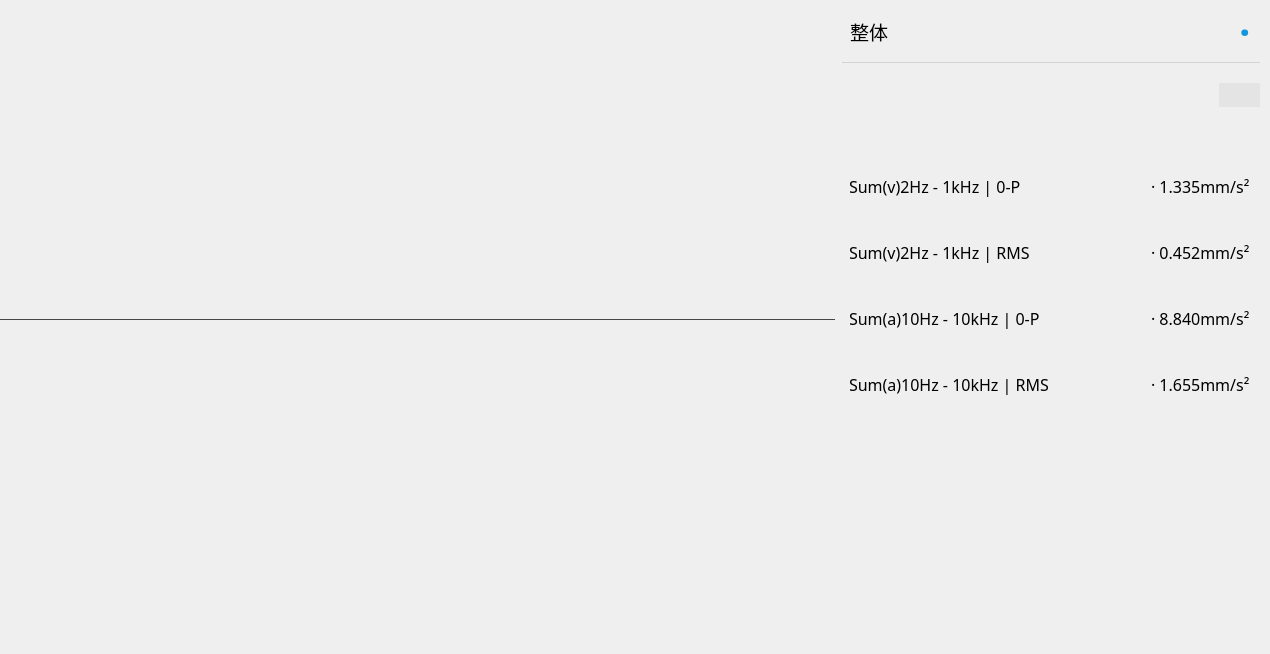
         <widget class="QWidget" name="graphWorkplace" native="true">
          <property name="styleSheet">
           <string notr="true">QWidget#graphWorkplace{
	background-color: rgb(228, 228, 228);
	border-radius: 5px;
}
</string>
          </property>
          <widget class="QWidget" name="horizontalLayoutWidget_4">
           <property name="geometry">
            <rect>
             <x>-1</x>
             <y>-1</y>
             <width>1261</width>
             <height>645</height>
            </rect>
           </property>
           <layout class="QHBoxLayout" name="horizontalLayout_5" stretch="4,2">
            <item>
             <widget class="QWidget" name="grapArea" native="true">
              <property name="maximumSize">
               <size>
                <width>16777215</width>
                <height>16777215</height>
               </size>
              </property>
              <widget class="QWidget" name="verticalLayoutWidget_3">
               <property name="geometry">
                <rect>
                 <x>-1</x>
                 <y>-2</y>
                 <width>837</width>
                 <height>645</height>
                </rect>
               </property>
               <layout class="QVBoxLayout" name="verticalLayout_2">
                <property name="spacing">
                 <number>0</number>
                </property>
                <item>
                 <widget class="QWidget" name="upGraph" native="true">
                  <property name="styleSheet">
                   <string notr="true">QWidget#upGraph{
	border-bottom: 1px solid rgb(70, 70, 70);
	
}</string>
                  </property>
                 </widget>
                </item>
                <item>
                 <widget class="QWidget" name="downGraph" native="true">
                  <property name="maximumSize">
                   <size>
                    <width>16777215</width>
                    <height>16777215</height>
                   </size>
                  </property>
                 </widget>
                </item>
               </layout>
              </widget>
             </widget>
            </item>
            <item>
             <widget class="QWidget" name="rangeValueArea" native="true">
              <widget class="QWidget" name="verticalLayoutWidget_4">
               <property name="geometry">
                <rect>
                 <x>-1</x>
                 <y>-1</y>
                 <width>421</width>
                 <height>646</height>
                </rect>
               </property>
               <layout class="QVBoxLayout" name="verticalLayout_3" stretch="1,1,8">
                <property name="spacing">
                 <number>0</number>
                </property>
                <item>
                 <widget class="QWidget" name="overallTitleContainer" native="true">
                  <property name="maximumSize">
                   <size>
                    <width>16777215</width>
                    <height>16777215</height>
                   </size>
                  </property>
                  <property name="styleSheet">
                   <string notr="true">QWidget#overallTitleContainer{
border-bottom: 1px solid lightgray;
}</string>
                  </property>
                  <widget class="QWidget" name="horizontalLayoutWidget_6">
                   <property name="geometry">
                    <rect>
                     <x>-1</x>
                     <y>0</y>
                     <width>421</width>
                     <height>66</height>
                    </rect>
                   </property>
                   <layout class="QHBoxLayout" name="horizontalLayout_3">
                    <property name="leftMargin">
                     <number>10</number>
                    </property>
                    <property name="rightMargin">
                     <number>10</number>
                    </property>
                    <item>
                     <widget class="QLabel" name="Title">
                      <property name="maximumSize">
                       <size>
                        <width>16777215</width>
                        <height>16777215</height>
                       </size>
                      </property>
                      <property name="font">
                       <font>
                        <family>微软雅黑</family>
                        <pointsize>14</pointsize>
                       </font>
                      </property>
                      <property name="text">
                       <string>整体</string>
                      </property>
                     </widget>
                    </item>
                    <item>
                     <spacer name="horizontalSpacer_3">
                      <property name="orientation">
                       <enum>Qt::Horizontal</enum>
                      </property>
                      <property name="sizeHint" stdset="0">
                       <size>
                        <width>40</width>
                        <height>20</height>
                       </size>
                      </property>
                     </spacer>
                    </item>
                    <item>
                     <widget class="QLabel" name="label">
                      <property name="maximumSize">
                       <size>
                        <width>16777215</width>
                        <height>16777215</height>
                       </size>
                      </property>
                      <property name="font">
                       <font>
                        <family>微软雅黑</family>
                        <pointsize>30</pointsize>
                        <weight>75</weight>
                        <bold>true</bold>
                       </font>
                      </property>
                      <property name="styleSheet">
                       <string notr="true">QLabel {
	color:rgb(18, 150, 219);
}</string>
                      </property>
                      <property name="text">
                       <string>·</string>
                      </property>
                     </widget>
                    </item>
                   </layout>
                  </widget>
                 </widget>
                </item>
                <item>
                 <widget class="QWidget" name="widget_3" native="true">
                  <widget class="QWidget" name="horizontalLayoutWidget_7">
                   <property name="geometry">
                    <rect>
                     <x>-1</x>
                     <y>-1</y>
                     <width>421</width>
                     <height>66</height>
                    </rect>
                   </property>
                   <layout class="QHBoxLayout" name="horizontalLayout_4">
                    <item>
                     <spacer name="horizontalSpacer_4">
                      <property name="orientation">
                       <enum>Qt::Horizontal</enum>
                      </property>
                      <property name="sizeHint" stdset="0">
                       <size>
                        <width>40</width>
                        <height>20</height>
                       </size>
                      </property>
                     </spacer>
                    </item>
                    <item>
                     <widget class="QPushButton" name="sortButton">
                      <property name="maximumSize">
                       <size>
                        <width>16777215</width>
                        <height>16777215</height>
                       </size>
                      </property>
                      <property name="styleSheet">
                       <string notr="true">QPushButton {
border: none;
background-color: rgb(228, 228,228);
color: black;
padding: 5px;
}</string>
                      </property>
                      <property name="text">
                       <string/>
                      </property>
                      <property name="icon">
                       <iconset>
                        <normalon>:/balancegraph_assets/balancegraph_assets/icon_balance_descending_sorting_50.png</normalon>
                       </iconset>
                      </property>
                      <property name="iconSize">
                       <size>
                        <width>30</width>
                        <height>30</height>
                       </size>
                      </property>
                     </widget>
                    </item>
                   </layout>
                  </widget>
                 </widget>
                </item>
                <item>
                 <widget class="QWidget" name="typeValueContainer" native="true">
                  <property name="maximumSize">
                   <size>
                    <width>16777215</width>
                    <height>16777215</height>
                   </size>
                  </property>
                  <widget class="QWidget" name="verticalLayoutWidget_5">
                   <property name="geometry">
                    <rect>
                     <x>-1</x>
                     <y>-1</y>
                     <width>421</width>
                     <height>516</height>
                    </rect>
                   </property>
                   <layout class="QVBoxLayout" name="verticalLayout_4">
                    <property name="leftMargin">
                     <number>10</number>
                    </property>
                    <property name="rightMargin">
                     <number>10</number>
                    </property>
                    <item>
                     <widget class="QLabel" name="iconLabel">
                      <property name="minimumSize">
                       <size>
                        <width>40</width>
                        <height>40</height>
                       </size>
                      </property>
                      <property name="maximumSize">
                       <size>
                        <width>40</width>
                        <height>40</height>
                       </size>
                      </property>
                      <property name="text">
                       <string/>
                      </property>
                      <property name="pixmap">
                       <pixmap resource="../../assets/assets.qrc">:/balancesetup/balancingsetup_assets/icon_balancesetup_triangle.svg</pixmap>
                      </property>
                      <property name="scaledContents">
                       <bool>true</bool>
                      </property>
                      <property name="alignment">
                       <set>Qt::AlignCenter</set>
                      </property>
                     </widget>
                    </item>
                    <item>
                     <widget class="QWidget" name="baseProgressBar" native="true">
                      <property name="minimumSize">
                       <size>
                        <width>60</width>
                        <height>60</height>
                       </size>
                      </property>
                      <widget class="QWidget" name="gridLayoutWidget">
                       <property name="geometry">
                        <rect>
                         <x>-1</x>
                         <y>0</y>
                         <width>401</width>
                         <height>56</height>
                        </rect>
                       </property>
                       <layout class="QGridLayout" name="gridLayout" rowstretch="1,1" columnstretch="3,0">
                        <property name="spacing">
                         <number>0</number>
                        </property>
                        <item row="0" column="0">
                         <widget class="QLabel" name="typeLabel">
                          <property name="font">
                           <font>
                            <family>微软雅黑</family>
                            <pointsize>12</pointsize>
                           </font>
                          </property>
                          <property name="text">
                           <string>Sum(v)2Hz - 1kHz | 0-P</string>
                          </property>
                         </widget>
                        </item>
                        <item row="0" column="1">
                         <widget class="QLabel" name="valueLabel">
                          <property name="font">
                           <font>
                            <family>微软雅黑</family>
                            <pointsize>12</pointsize>
                           </font>
                          </property>
                          <property name="text">
                           <string>· 1.335mm/s²</string>
                          </property>
                         </widget>
                        </item>
                        <item row="1" column="1">
                         <widget class="QLabel" name="label_3">
                          <property name="text">
                           <string/>
                          </property>
                         </widget>
                        </item>
                       </layout>
                      </widget>
                     </widget>
                    </item>
                    <item>
                     <widget class="QWidget" name="baseProgressBar_2" native="true">
                      <property name="minimumSize">
                       <size>
                        <width>60</width>
                        <height>60</height>
                       </size>
                      </property>
                      <widget class="QWidget" name="gridLayoutWidget_4">
                       <property name="geometry">
                        <rect>
                         <x>-1</x>
                         <y>0</y>
                         <width>401</width>
                         <height>56</height>
                        </rect>
                       </property>
                       <layout class="QGridLayout" name="gridLayout_4" rowstretch="1,1" columnstretch="3,0">
                        <property name="spacing">
                         <number>0</number>
                        </property>
                        <item row="0" column="0">
                         <widget class="QLabel" name="typeLabel_4">
                          <property name="font">
                           <font>
                            <family>微软雅黑</family>
                            <pointsize>12</pointsize>
                           </font>
                          </property>
                          <property name="text">
                           <string>Sum(v)2Hz - 1kHz | RMS</string>
                          </property>
                         </widget>
                        </item>
                        <item row="0" column="1">
                         <widget class="QLabel" name="valueLabel_4">
                          <property name="font">
                           <font>
                            <family>微软雅黑</family>
                            <pointsize>12</pointsize>
                           </font>
                          </property>
                          <property name="text">
                           <string>· 0.452mm/s²</string>
                          </property>
                         </widget>
                        </item>
                        <item row="1" column="1">
                         <widget class="QLabel" name="label_6">
                          <property name="text">
                           <string/>
                          </property>
                         </widget>
                        </item>
                       </layout>
                      </widget>
                     </widget>
                    </item>
                    <item>
                     <widget class="QWidget" name="baseProgressBar_3" native="true">
                      <property name="minimumSize">
                       <size>
                        <width>60</width>
                        <height>60</height>
                       </size>
                      </property>
                      <widget class="QWidget" name="gridLayoutWidget_5">
                       <property name="geometry">
                        <rect>
                         <x>-1</x>
                         <y>0</y>
                         <width>401</width>
                         <height>56</height>
                        </rect>
                       </property>
                       <layout class="QGridLayout" name="gridLayout_5" rowstretch="1,1" columnstretch="3,0">
                        <property name="spacing">
                         <number>0</number>
                        </property>
                        <item row="0" column="0">
                         <widget class="QLabel" name="typeLabel_5">
                          <property name="font">
                           <font>
                            <family>微软雅黑</family>
                            <pointsize>12</pointsize>
                           </font>
                          </property>
                          <property name="text">
                           <string>Sum(a)10Hz - 10kHz | 0-P</string>
                          </property>
                         </widget>
                        </item>
                        <item row="0" column="1">
                         <widget class="QLabel" name="valueLabel_5">
                          <property name="font">
                           <font>
                            <family>微软雅黑</family>
                            <pointsize>12</pointsize>
                           </font>
                          </property>
                          <property name="text">
                           <string>· 8.840mm/s²</string>
                          </property>
                         </widget>
                        </item>
                        <item row="1" column="1">
                         <widget class="QLabel" name="label_7">
                          <property name="text">
                           <string/>
                          </property>
                         </widget>
                        </item>
                       </layout>
                      </widget>
                     </widget>
                    </item>
                    <item>
                     <widget class="QWidget" name="baseProgressBar_4" native="true">
                      <property name="minimumSize">
                       <size>
                        <width>60</width>
                        <height>60</height>
                       </size>
                      </property>
                      <widget class="QWidget" name="gridLayoutWidget_6">
                       <property name="geometry">
                        <rect>
                         <x>-1</x>
                         <y>0</y>
                         <width>401</width>
                         <height>56</height>
                        </rect>
                       </property>
                       <layout class="QGridLayout" name="gridLayout_6" rowstretch="1,1" columnstretch="3,0">
                        <property name="spacing">
                         <number>0</number>
                        </property>
                        <item row="0" column="0">
                         <widget class="QLabel" name="typeLabel_6">
                          <property name="font">
                           <font>
                            <family>微软雅黑</family>
                            <pointsize>12</pointsize>
                           </font>
                          </property>
                          <property name="text">
                           <string>Sum(a)10Hz - 10kHz | RMS</string>
                          </property>
                         </widget>
                        </item>
                        <item row="0" column="1">
                         <widget class="QLabel" name="valueLabel_6">
                          <property name="font">
                           <font>
                            <family>微软雅黑</family>
                            <pointsize>12</pointsize>
                           </font>
                          </property>
                          <property name="text">
                           <string>· 1.655mm/s²</string>
                          </property>
                         </widget>
                        </item>
                        <item row="1" column="1">
                         <widget class="QLabel" name="label_8">
                          <property name="text">
                           <string/>
                          </property>
                         </widget>
                        </item>
                       </layout>
                      </widget>
                     </widget>
                    </item>
                    <item>
                     <spacer name="verticalSpacer">
                      <property name="orientation">
                       <enum>Qt::Vertical</enum>
                      </property>
                      <property name="sizeHint" stdset="0">
                       <size>
                        <width>20</width>
                        <height>40</height>
                       </size>
                      </property>
                     </spacer>
                    </item>
                   </layout>
                  </widget>
                 </widget>
                </item>
               </layout>
              </widget>
             </widget>
            </item>
           </layout>
          </widget>
         </widget>
